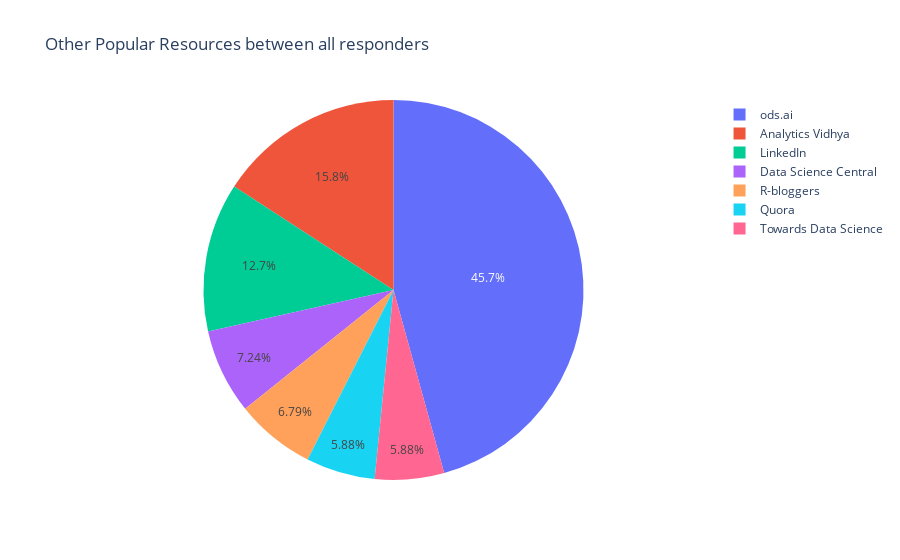

The notebook cell saved with this chart:
### Code cell
#  At the same time Open Data Science resourse is popular for over 45% of responders. (ods.ai - community of Russian Data Scientists)
fig = plot_sample_pie('Q38', title='Other Popular Resources between all responders', dataset=df_choice)
iplot(fig)

### Figure 1 — Plotly figure (JSON) as saved in the notebook; plotly's stock layout.template omitted (floating-point values rounded to 4 significant figures)
{"data": [{"labels": ["ods.ai", "Analytics Vidhya", "LinkedIn", "Data Science Central", "R-bloggers", "Quora", "Towards Data Science"], "type": "pie", "values": [101, 35, 28, 16, 15, 13, 13]}], "layout": {"title": {"text": "Other Popular Resources between all responders"}}}
